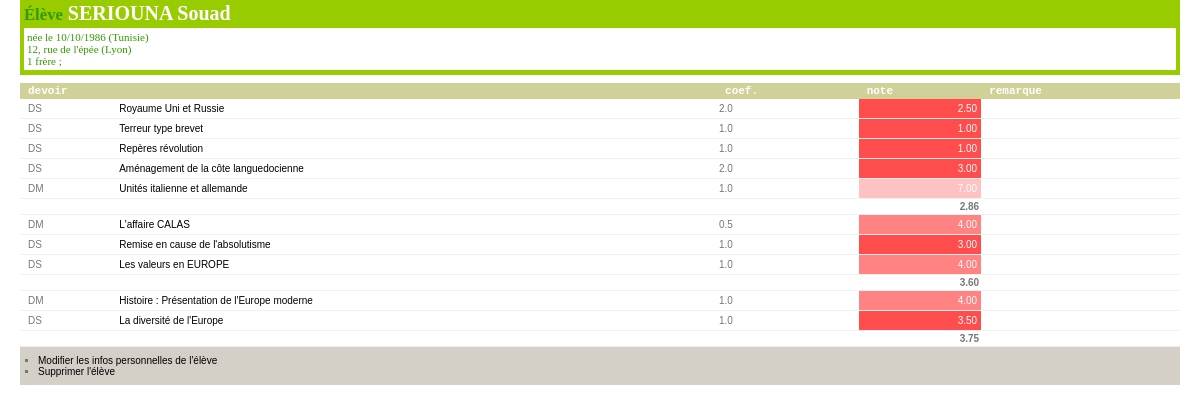
/sacerdoce/eleve.php?code_eleve=48, run on the app's committed database.
### tables this page shows
CREATE TABLE `sdc_eleve` (
  `code` smallint(5) unsigned NOT NULL auto_increment,
  `nom` varchar(50) default NULL,
  `prenom` varchar(30) default NULL,
  `sexe` enum('f','m') default NULL,
  `doublant` enum('oui','non') default NULL,
  `date_naissance` date default NULL,
  `pays_naissance` varchar(50) default NULL,
  `adresse` tinytext,
  `ville` varchar(100) default NULL,
  `telephone` varchar(20) default NULL,
  `email` varchar(50) default NULL,
  `code_classe` int(11) unsigned default NULL,
  `commentaire` tinytext,
  PRIMARY KEY  (`code`)
);

CREATE TABLE `sdc_performance` (
  `code` smallint(5) unsigned NOT NULL auto_increment,
  `code_eleve` smallint(5) unsigned default NULL,
  `code_devoir` smallint(5) unsigned default NULL,
  `note` decimal(4,2) default NULL,
  `appreciation` varchar(100) default NULL,
  `timestamp` timestamp NOT NULL default CURRENT_TIMESTAMP on update CURRENT_TIMESTAMP,
  PRIMARY KEY  (`code`)
);

CREATE TABLE `sdc_devoir` (
  `code` mediumint(8) unsigned NOT NULL auto_increment,
  `code_classe` smallint(5) unsigned default NULL,
  `date_remise` date default NULL,
  `trimestre` enum('1','2','3') default NULL,
  `coef` decimal(3,1) default NULL,
  `type` enum('DM','DS') default NULL,
  `discipline` enum('histoire','géographie','éducation civique') default NULL,
  `sujet` varchar(100) default NULL,
  PRIMARY KEY  (`code`)
);

### sacerdoce/class/eleve.class.php (called while the page is built, shortened)
<?php
include_once 'classe.class.php';
include_once 'devoir.class.php';
include_once 'individu.class.php';
include_once 'performance.class.php';
class Eleve extends Individu {
	var $code;
	var $performances;
	function Eleve($code=NULL)
	{
		$this->code = $code;
	}
	function initFromDB($array=NULL)
	{
		if (is_array($array)){
			$this->code = $array['code'];
			$this->sexe = $array['sexe'];
			$this->date_naissance = $array['date_naissance'];
			$this->pays_naissance = $array['pays_naissance'];
			$this->adresse = $array['adresse'];
			$this->ville = $array['ville'];
			$this->commentaire = $array['commentaire'];
			if (isset($array['code_classe'])) $this->classe = new Classe($array['code_classe']);
			return true;
		} elseif ($this->code) {
			$sql = 'SELECT * FROM ';
			if (defined("DB_TABLE_PREFIX")) $sql.= DB_TABLE_PREFIX.'_';
			$sql.= 'eleve';
			$sql.= ' WHERE code='.$this->code;
			$rowset = mysql_query($sql);
			$row = mysql_fetch_array($rowset);
			return $this->initFromDB($row);
		}
		return false;
	}
	function getPerformances()
	{
		if (!is_array($this->performances)) {
			$sql = 'SELECT';
			$sql.= ' d.code AS code_devoir,';
			$sql.= ' d.code_classe,';
			$sql.= ' d.date_remise AS date_devoir,';
			$sql.= ' d.trimestre AS trimestre_devoir,';
			$sql.= ' d.discipline AS discipline_devoir,';
			$sql.= ' d.sujet AS sujet_devoir,';
			$sql.= ' d.type AS type_devoir,';
			$sql.= ' d.coef AS coef_devoir,';
			$sql.= ' p.code AS code_performance, p.note AS note_performance, p.appreciation AS appreciation_performance';
			$sql.= ' FROM ';
			if (defined("DB_TABLE_PREFIX")) $sql.= DB_TABLE_PREFIX.'_';
			$sql.= 'performance AS p, ';
			if (defined("DB_TABLE_PREFIX")) $sql.= DB_TABLE_PREFIX.'_';
			$sql.= 'devoir AS d';
			$sql.= ' WHERE p.code_devoir = d.code';
			$sql.= ' AND p.code_eleve='.$this->code;
			$sql.= ' ORDER BY d.trimestre';
			$rowset = mysql_query($sql);
			while ($row = mysql_fetch_assoc($rowset)) {
				$p = new Performance();
				$p->dataFeed($row);
				if (empty($this->performances[$row['trimestre_devoir']-1])) $this->performances[$row['trimestre_devoir']-1] = array();
				$this->performances[$row['trimestre_devoir']-1][] = $p;
			}
		}
		return $this->performances;
	}
	function getMoyenneTrimestrielle($trimestre)
	{
		if (!isset($this->performances[$trimestre-1])) {
			return NULL;
		} else {
			$total = 0;
			$sommeCoef = 0;
			foreach ($this->performances[$trimestre-1] as $p){
				$n =& $p->getNote();
				if (isset($n)) {
					$d =& $p->getDevoir();
					$total += $n * $d->getCoefficient();
					$sommeCoef += $d->getCoefficient();
				}
			}
			return $sommeCoef!=0 ? number_format($total/$sommeCoef, 2) : NULL;
		}
	}
}
?>

### sacerdoce/util.php (called while the page is built, shortened)
<?php
function formatDateForUser($input){
	if(empty($input)) return NULL;
	else {
		$output = ereg_replace('^([0-9]{2,4})-([0-9]{1,2})-([0-9]{1,2})$','\\3/\\2/\\1', $input);
		return $output;
	}
}
?>

### sacerdoce/class/performance.class.php (called while the page is built, shortened)
<?php
include_once 'devoir.class.php';
include_once 'eleve.class.php';
class Performance {
	var $note;
	var $devoir;
	function getAttribute($name)
	{
		return isset($this->$name) ? $this->$name : NULL;
	}
	function dataFeed($array)
	{
		if (isset($array['code_devoir'])) {
			$this->devoir->datafeed($array);
		}
		return true;
	}
	function setDevoir(&$devoir)
	{
		if (is_a($devoir, 'Devoir')) $this->devoir = $devoir;
	}
	function getDevoir()
	{
		return isset($this->devoir) ? $this->devoir : NULL;
	}
	function getNote()
	{
		return $this->getAttribute('note');
	}
	function setMention(){
		if ($this->note >= 16) {
			$this->mention = 'Très Bien';
			$this->code_couleur = '#71DB4D';
		}
		elseif ($this->note >= 13){
			$this->mention = 'Bien';
			$this->code_couleur = '#9CE683';
		}
		elseif ($this->note >= 10){
			$this->mention = 'Assez Bien';
			$this->code_couleur = '#BAEEA8';
		}
		elseif ($this->note >= 7){
			$this->code_couleur = '#FFC2C2';
		}
		elseif ($this->note >= 4){
			$this->code_couleur = '#FF8383';
		}
		elseif ($this->note >= 0){
			$this->code_couleur = '#FF4D4D';
		}
	}
}
?>

### sacerdoce/class/devoir.class.php (called while the page is built, shortened)
<?php
include_once 'classe.class.php';
include_once 'performance.class.php';
class Devoir {
	function getAttribute($name)
	{
		return isset($this->$name)?$this->$name:NULL;
	}
	function dataFeed($array=NULL)
	{
		if (is_null($array) || !is_array($array)) {
			return $this->initFromDB();
		} else {
			if (isset($array['code_devoir'])) $this->code = $array['code_devoir'];
			if (isset($array['sujet_devoir'])) $this->sujet = $array['sujet_devoir'];
			if (isset($array['type_devoir'])) $this->type = $array['type_devoir'];
			if (isset($array['coef_devoir'])) $this->coef = $array['coef_devoir'];
			return true;
		}
	}
	function getCoefficient()
	{
		return $this->getAttribute('coef');
	}
}
?>

### sacerdoce/class/classe.class.php (called while the page is built, shortened)
<?php
include_once 'devoir.class.php';
include_once 'eleve.class.php';
include_once 'performance.class.php';
class Classe {
	function Classe($code=NULL)
	{
		$this->code = $code;
	}
}
?>

### sacerdoce/eleve.php (the view, shortened to what this page needs)
<?php
	include_once './class/classe.class.php';
	include_once './class/eleve.class.php';
	include_once './class/devoir.class.php';
	include_once './class/performance.class.php';
	require 'util.php';
	$eleve = new Eleve($_REQUEST['code_eleve']);
	$eleve->initFromDB();
	$eleve->getPerformances();
?>
<!DOCTYPE html PUBLIC "-//W3C//DTD XHTML 1.0 Transitional//EN" "http://www.w3.org/TR/xhtml1/DTD/xhtml1-transitional.dtd">
<html xmlns="http://www.w3.org/1999/xhtml">
<head>
<link rel="stylesheet" type="text/css" href="css/main.css" />
</head>
<body>
<h1><small>élève</small> <?php echo $eleve->getNomComplet(); ?>
	<p>
		<?php
		if (!empty($eleve->date_naissance)){
			echo "né";
			if ($eleve->sexe=='f') echo "e";
			echo "&nbsp;le ".formatDateForUser($eleve->date_naissance);
			if($eleve->pays_naissance) {
				echo "&nbsp;(".$eleve->pays_naissance.")";
			}
			echo '<br />';
		}
		if($eleve->getAdresse()){
			echo $eleve->getAdresse();
			echo '<br />';
		}
		if (!empty($eleve->commentaire))	{
			echo $eleve->commentaire;
			echo '<br />';
		}
		?>
	</p>
</h1>
<table style="width:100%">
	<thead>
		<tr>
			<th colspan=2>devoir</th>
			<th>coef.</th>
			<th>note</th>
			<th>remarque</th>
		</tr>
	</thead>
	<tbody>
		<?php
		if (count($eleve->performances[0]) || count($eleve->performances[1]) || count($eleve->performances[2])){
			for($trimestre=3; $trimestre>0; $trimestre--){
				if(isset($eleve->performances[$trimestre-1]) && count($eleve->performances[$trimestre-1])>0){
					for ($i=0; $i<count($eleve->performances[$trimestre-1]); $i++){
						$p =& $eleve->performances[$trimestre-1][$i];
						echo '<tr>';
						echo '<td>'.$p->devoir->type.'</td>';
						echo '<td>';
						echo "<a target=\"_parent\" href=\"devoir.php?code_classe=".$eleve->classe->code."&code_devoir=".$p->devoir->code."&action=afficher\">";
						echo $p->devoir->sujet;
						echo '</a>';
						echo '</td>';
						echo "<td class=\"coef\">".$p->devoir->coef.'</td>';
						echo "<td class=\"note\" style=\"background-color:".$p->code_couleur."; padding:4px\">".$p->getNote().'</td>';
						echo "<td valign=\"top\" class=\"appreciation\" style=\"padding:4px\">".$p->appreciation.'</td>';
						echo '</tr>';
					}
					echo '<tr>';
					echo '<td colspan=3></td>';
					echo '<td align="right" class="moyenne">'.$eleve->getMoyenneTrimestrielle($trimestre).'</td>';
					echo '<td></td>';
					echo '</tr>';
				}
			}
		}
	?>
	</tbody>
</table>
<?php if ($_SESSION['code_affectation'] == $_SESSION['code_lastAffectation']): ?>
<div class="tools">
	<ul>
		<li><a target="_self" href="eleve_edit.php?code_classe=<?php echo $eleve->classe->code ?>&code_eleve=<?php echo $eleve->code ?>">Modifier les infos personnelles de l'élève</a></li>
		<li><a href="javascript:suppressionEleve()">Supprimer l'élève</a></li>
	</ul>
</div>
<?php endif; ?>
</body>
</html>

### sacerdoce/css/main.css (style rules this page uses)
BODY { background-color:#ffffff; font-family: Verdana, Arial, Helvetica, sans-serif; font-size: 10px; margin:0 20px; padding: 0; color:#777; }
A { color:#000; font-weight: normal; text-decoration:none; }
H1 { font-family: "Palatino Linotype","Times New Roman", Times, serif; font-weight: bold; font-size: 20px; margin: 0 0 8px 0; padding:2px 4px; color:#fff; background-color:#99CC00; }
H1 SMALL { color: #339900; text-transform:capitalize; }
H1 P { font-weight:normal; font-size: 11px; color:#339900; background-color:#FFFFFF; border:0px solid #339900; margin:3px 0; padding:3px; }
UL { margin:8px 16px; list-style-type:square; }
TABLE { border-spacing:0px; padding:0; margin:0; width:auto; empty-cells:show; }
THEAD TH { color:#FFFFFF; background-color:#D0D099; font-family:"Courier New",Courier, mono; font-size:11px; text-align:left; padding: 2px 8px; }
TFOOT TD, .tools { background-color:#D4D0C8; padding:4px 2px; }
TFOOT TD UL, .tools UL { margin:4px 16px; padding:0 }
TFOOT TD A, .tools A { color:#000000 }
TBODY TD { padding: 2px 8px; border-bottom:1px solid #F0F0F0 }
.moyenne { font-weight:bold; text-align:right; padding:2px; }
.note { color:#fff; padding: 2px; text-align:right; }
.coef, .appreciation { padding: 2px; }

### data on the page
sdc_eleve: date_naissance "10/10/1986", pays_naissance "Tunisie", $eleve->getAdresse() "12, rue de l'épée (Lyon)", commentaire "1 frère ;"
sdc_performance: sdc_devoir.type "DS", sdc_devoir.sujet "Royaume Uni et Russie", sdc_devoir.coef "2.0", Note "2.50"
sdc_performance: sdc_devoir.type "DS", sdc_devoir.sujet "Terreur type brevet", sdc_devoir.coef "1.0", Note "1.00"
sdc_performance: sdc_devoir.type "DS", sdc_devoir.sujet "Repères révolution", sdc_devoir.coef "1.0", Note "1.00"
sdc_performance: sdc_devoir.type "DS", sdc_devoir.sujet "Aménagement de la côte languedocienne", sdc_devoir.coef "2.0", Note "3.00"
sdc_performance: sdc_devoir.type "DM", sdc_devoir.sujet "Unités italienne et allemande", sdc_devoir.coef "1.0", Note "7.00"
sdc_performance: sdc_devoir.type "DM", sdc_devoir.sujet "L'affaire CALAS", sdc_devoir.coef "0.5", Note "4.00"
sdc_performance: sdc_devoir.type "DS", sdc_devoir.sujet "Remise en cause de l'absolutisme", sdc_devoir.coef "1.0", Note "3.00"
sdc_performance: sdc_devoir.type "DS", sdc_devoir.sujet "Les valeurs en EUROPE", sdc_devoir.coef "1.0", Note "4.00"
sdc_performance: sdc_devoir.type "DM", sdc_devoir.sujet "Histoire : Présentation de l'Europe moderne", sdc_devoir.coef "1.0", Note "4.00"
sdc_performance: sdc_devoir.type "DS", sdc_devoir.sujet "La diversité de l'Europe", sdc_devoir.coef "1.0", Note "3.50"

### other printed values
$eleve->getNomComplet() "SERIOUNA Souad"
$eleve->getMoyenneTrimestrielle($trimestre) "2.86"
$eleve->getMoyenneTrimestrielle($trimestre) "3.60"
$eleve->getMoyenneTrimestrielle($trimestre) "3.75"
